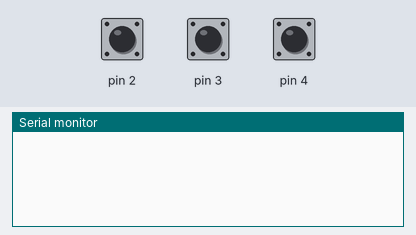
The sketch below on a simulated Arduino Uno, built with avr-gcc and run on an emulated ATmega328P. On the bench: the last lines printed to the serial monitor. The test bench sets the inputs (shaded band); at power-on: pin 2 HIGH, pin 3 HIGH, pin 4 HIGH.

Above: at 1.2 s.
1.3 s: pin 2 pulled LOW for 0.15 s
At 2.5 s:
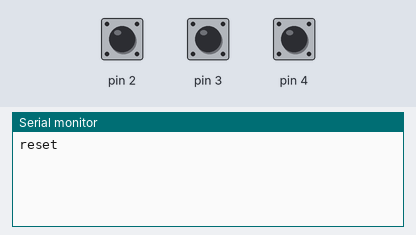
2.9 s: pin 3 pulled LOW for 0.15 s
At 3.8 s:
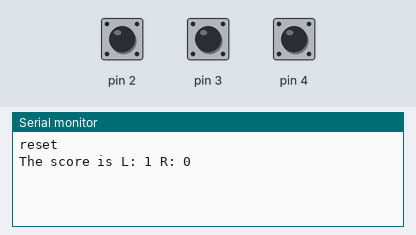
4.5 s: pin 4 pulled LOW for 0.15 s
At 5.0 s:
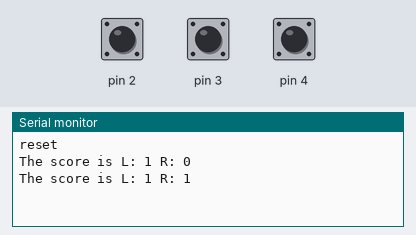
6.1 s: pin 3 pulled LOW for 1 s
At 7.4 s:
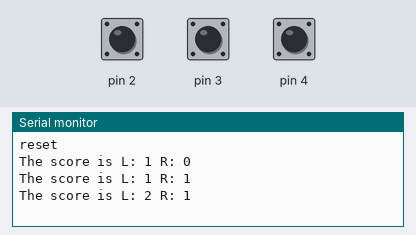
8.6 s: pin 4 pulled LOW for 1 s
At 9.3 s:
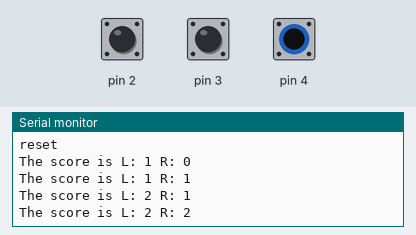
Timing chart, 0 to 11.6 s (numbered marks = the images above; inputs shaded):
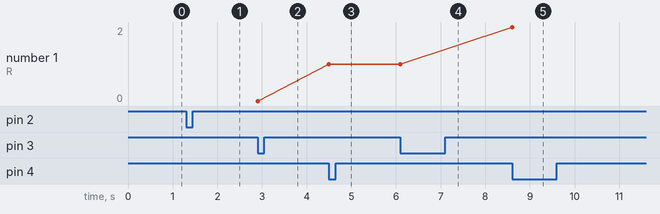

Measured:
- after the input at 1.3 s, the serial monitor: prints a new line at once (image 1)
- after the input at 2.9 s, the serial monitor: prints a new line at once (image 2)
- after the input at 4.5 s, the serial monitor: prints a new line at once (image 3)
- after the input at 6.1 s, the serial monitor: prints a new line at once (image 4)
- after the input at 8.6 s, the serial monitor: prints a new line at once (image 5)

The sketch:

sevenSeg-noDriver_nov18a.ino
```cpp
//This is a working copy of scoreKeeper which will work to integrate the LED display
//functionality alongside the existing scorekeeping functions.
//last time this code was tested it worked
/*
 * NOTE: This version of the code is made assuming the Arduino manually controls the pins. If you're using a driver, DON'T USE THIS CODE.
 * This code is also written under the assumption that the pins are arranged as follows:
 * Display 0 for red team, SEG A-F = digital pins 0-1, 5-9 in sequential order (SEG A = pin 0, SEG F = pin 9)
 * Display 1 for blue team, SEG A-F = digital pins 10-13, analog A0-A2 in sequential order (SEG A = pin 10, SEG F = A2)
 * */

#include <LedControl.h>
#include <Adafruit_NeoPixel.h>

//const int datainP = 12, clkP = 11, loadP = 10; //Constants for pins. Adjust as needed. ##CURRENTLY USELESS DRIVER CODE


//LedControl lc = LedControl(datainP, clkP, loadP, 2); //refer to constants, 2 means 2 displays ##CURRENTLY USELESS DRIVER CODE

int prev_state[3];
int curr_state[3];
int curr_state_ONOFF;
int leftScore=0;
int rightScore=0;
int const WINNING_SCORE=9; //set this to whatever you want, cannot be greater than 15
String score;

void setup() {
  // setup the buttons
  for(int i = 2; i < 5; i++){
    pinMode(i, INPUT_PULLUP);
  }
  pinMode(A3, INPUT_PULLUP);
  Serial.begin(9600);

  //Code to prep the controler and 7-seg displays
  //lc.shutdown(0,false);
  //lc.setIntensity(0,7);
  //lc.clearDisplay(0);
}

void intToDigWrite(int intput, int disp){ //intput is the character the display shows, disp is which display. 0 is Left and 1 is Right
  if(disp==0) //left display
    switch(intput){
      case 0: //write to all pins except pin 9 - see explanation in header
              digitalWrite(0,HIGH);
              digitalWrite(1,HIGH);
              digitalWrite(5,HIGH);
              digitalWrite(6,HIGH);
              digitalWrite(7,HIGH);
              digitalWrite(8,HIGH);
              digitalWrite(9,LOW);
              break;
      case 1: //write to pins 1 and 5
              digitalWrite(0,LOW);
              digitalWrite(1,HIGH);
              digitalWrite(5,HIGH);
              digitalWrite(6,LOW);
              digitalWrite(7,LOW);
              digitalWrite(8,LOW);
              digitalWrite(9,LOW);
              break;
      case 2: //exclude pin 8 and pin 5
              digitalWrite(0,HIGH);
              digitalWrite(1,HIGH);
              digitalWrite(5,LOW);
              digitalWrite(6,HIGH);
              digitalWrite(7,HIGH);
              digitalWrite(8,LOW);
              digitalWrite(9,LOW);
              break;
      case 3: //exclude pins 8 and 7
              digitalWrite(0,HIGH);
              digitalWrite(1,HIGH);
              digitalWrite(5,HIGH);
              digitalWrite(6,HIGH);
              digitalWrite(7,LOW);
              digitalWrite(8,LOW);
              digitalWrite(9,HIGH);
              break;
      case 4: //exclude pins 7, 6, and 0.
              digitalWrite(0,LOW);
              digitalWrite(1,HIGH);
              digitalWrite(5,HIGH);
              digitalWrite(6,LOW);
              digitalWrite(7,LOW);
              digitalWrite(8,HIGH);
              digitalWrite(9,HIGH);
              break;
      case 5: //exclude pins 1 and 7
              digitalWrite(0,HIGH);
              digitalWrite(1,LOW);
              digitalWrite(5,HIGH);
              digitalWrite(6,HIGH);
              digitalWrite(7,LOW);
              digitalWrite(8,HIGH);
              digitalWrite(9,HIGH);
              break;
      case 6: //exclude pin 1
              digitalWrite(0,HIGH);
              digitalWrite(1,LOW);
              digitalWrite(5,HIGH);
              digitalWrite(6,HIGH);
              digitalWrite(7,HIGH);
              digitalWrite(8,HIGH);
              digitalWrite(9,HIGH);
              break;
      case 7: //write to pins 0, 1, and 5
              digitalWrite(0,HIGH);
              digitalWrite(1,HIGH);
              digitalWrite(5,HIGH);
              digitalWrite(6,LOW);
              digitalWrite(7,LOW);
              digitalWrite(8,LOW);
              digitalWrite(9,LOW);
              break;
      case 8: //write to all pins
              digitalWrite(0,HIGH);
              digitalWrite(1,HIGH);
              digitalWrite(5,HIGH);
              digitalWrite(6,HIGH);
              digitalWrite(7,HIGH);
              digitalWrite(8,HIGH);
              digitalWrite(9,HIGH);
              break;
      case 9: //excude pins 7 and 6
              digitalWrite(0,HIGH);
              digitalWrite(1,HIGH);
              digitalWrite(5,HIGH);
              digitalWrite(6,LOW);
              digitalWrite(7,LOW);
              digitalWrite(8,HIGH);
              digitalWrite(9,HIGH);
              break;
    }
  else //right display
    switch(intput){
      case 0: //exclude pin A2
              digitalWrite(10,HIGH);
              digitalWrite(11,HIGH);
              digitalWrite(12,HIGH);
              digitalWrite(13,HIGH);
              digitalWrite(A0,HIGH);
              digitalWrite(A1,HIGH);
              digitalWrite(A2,LOW);
              break;
      case 1: //write to pins 11 and 12
              digitalWrite(10,LOW);
              digitalWrite(11,HIGH);
              digitalWrite(12,HIGH);
              digitalWrite(13,LOW);
              digitalWrite(A0,LOW);
              digitalWrite(A1,LOW);
              digitalWrite(A2,LOW);
              break;
      case 2: //exclude A1 and pin 12
              digitalWrite(10,HIGH);
              digitalWrite(11,HIGH);
              digitalWrite(12,LOW);
              digitalWrite(13,HIGH);
              digitalWrite(A0,HIGH);
              digitalWrite(A1,LOW);
              digitalWrite(A2,HIGH);
              break;
      case 3: //exclude A0 and A1
              digitalWrite(10,HIGH);
              digitalWrite(11,HIGH);
              digitalWrite(12,HIGH);
              digitalWrite(13,HIGH);
              digitalWrite(A0,LOW);
              digitalWrite(A1,LOW);
              digitalWrite(A2,HIGH);
              break;
      case 4: //exclude pins 10 and 13, A0
              digitalWrite(10,LOW);
              digitalWrite(11,HIGH);
              digitalWrite(12,HIGH);
              digitalWrite(13,LOW);
              digitalWrite(A0,LOW);
              digitalWrite(A1,HIGH);
              digitalWrite(A2,HIGH);
              break;
      case 5: //exclude pin 11 and A0
              digitalWrite(10,HIGH);
              digitalWrite(11,LOW);
              digitalWrite(12,HIGH);
              digitalWrite(13,HIGH);
              digitalWrite(A0,LOW);
              digitalWrite(A1,HIGH);
              digitalWrite(A2,HIGH);
              break;
      case 6: //exclude pin 11
              digitalWrite(10,HIGH);
              digitalWrite(11,LOW);
              digitalWrite(12,HIGH);
              digitalWrite(13,HIGH);
              digitalWrite(A0,HIGH);
              digitalWrite(A1,HIGH);
              digitalWrite(A2,HIGH);
              break;
      case 7: //write to pins 10-12
              digitalWrite(10,HIGH);
              digitalWrite(11,HIGH);
              digitalWrite(12,HIGH);
              digitalWrite(13,LOW);
              digitalWrite(A0,LOW);
              digitalWrite(A1,LOW);
              digitalWrite(A2,LOW);
              break;
      case 8: //write to all pins
              digitalWrite(10,HIGH);
              digitalWrite(11,HIGH);
              digitalWrite(12,HIGH);
              digitalWrite(13,HIGH);
              digitalWrite(A0,HIGH);
              digitalWrite(A1,HIGH);
              digitalWrite(A2,HIGH);
              break;
      case 9: //exclude pin 13 and A0
              digitalWrite(10,HIGH);
              digitalWrite(11,HIGH);
              digitalWrite(12,HIGH);
              digitalWrite(13,LOW);
              digitalWrite(A0,LOW);
              digitalWrite(A1,HIGH);
              digitalWrite(A2,HIGH);
              break;
    }
}

void victoryAnim(int intput){ //intput is which team won - 0 is Red, 1 is Blue
  //use the NeoPixel libraries

}

void loop() {
  // put your main code here, to run repeatedly:

  //scorekeeping and such
  for(int i = 2; i < 5; i++){
    curr_state[i-2]=digitalRead(i);
  }
  if(curr_state[0]==LOW && curr_state[0]!=prev_state[0]){
    Serial.println("reset");
    leftScore=rightScore=0;
    delay(10);
  }
  if(curr_state[1]==LOW && curr_state[1]!=prev_state[1]){
    leftScore++;
    score = "The score is L: " + String(leftScore) + " R: " + String(rightScore);
    Serial.println(score);
    delay(10);
  }
  if(curr_state[2]==LOW && curr_state[2]!=prev_state[2]){
    rightScore++;
    score = "The score is L: " + String(leftScore) + " R: " + String(rightScore);
    Serial.println(score);
   // scoreAnim(1);//play a brief score animation for blue
    delay(10);
  }
  for(int i = 2; i < 5; i++){
    prev_state[i-2]=curr_state[i-2];
  }

  //code for noDriver_nov17a - manually writing to digital pins
  if(leftScore<WINNING_SCORE)
    intToDigWrite(leftScore,0); //if there is no winner, write updated score to display 0 left team
  /*else
    victoryAnim(0);*/

  if(rightScore<WINNING_SCORE)
    intToDigWrite(rightScore,1); //if there is no winner, write updated score to display 1 right team
 /* else
    victoryAnim(1);*/

  //code to display the scores on one 7-seg. Add a second, separate 7-seg later.
  //lc.setDigit(0,0,leftScore,false); //USELESS DRIVER CODE


  //If we were to use one driver for both displays, player 2's score would be this:
  //lc.setDigit(0, 1, rightScore, false); //Make sure that the controller's constructor is
                                        //called accordingly. USELESS DRIVER CODE

 // Using a separate controller it would be:
 // lc2.setDigit(0, 0, rightScore, false); Make sure this second controller exists.

}
```
